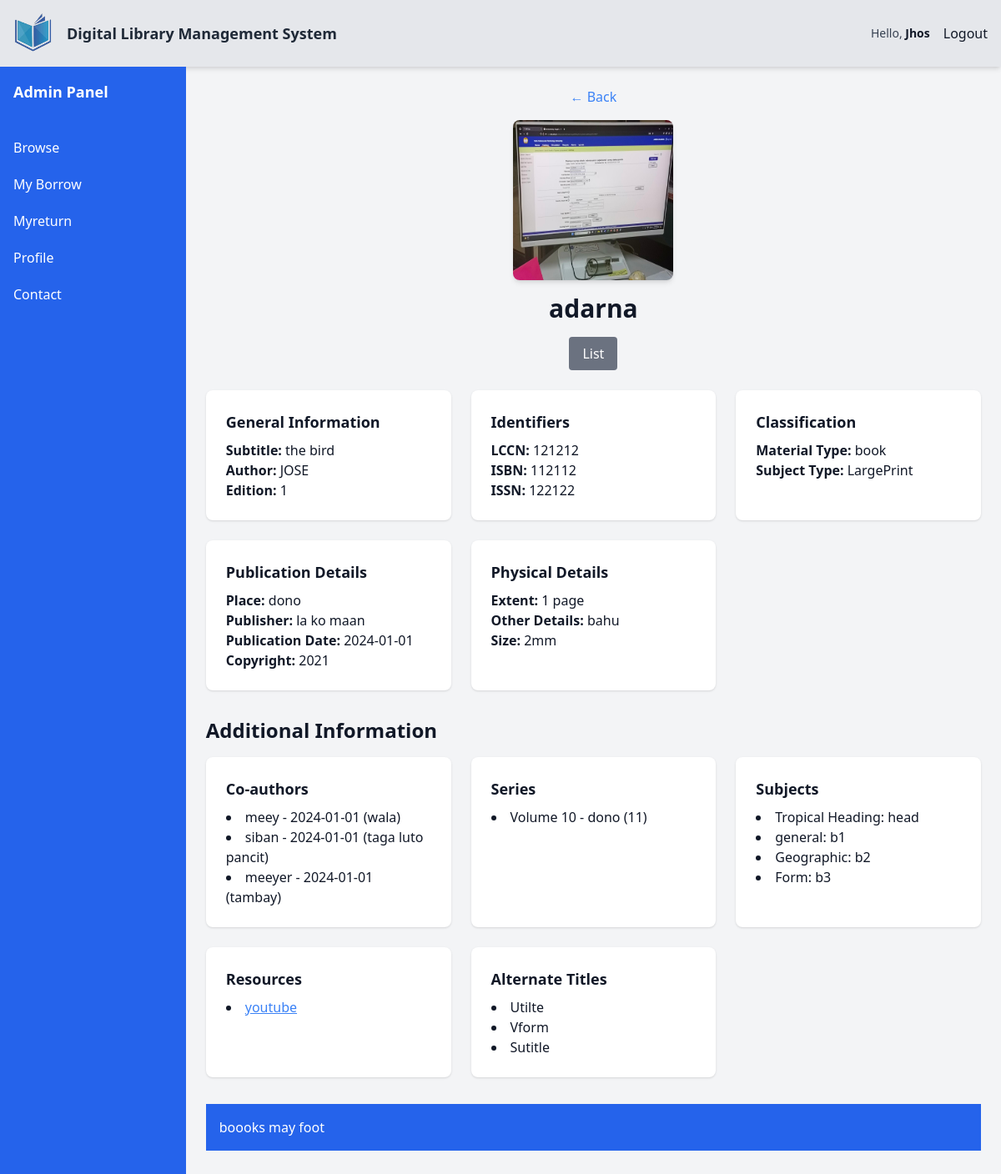
/dashboard/student/ViewBook.php?title=adarna+ (signed in), run on the app's committed database.
### tables this page shows
CREATE TABLE `users_info` (
  `IDno` varchar(11) NOT NULL,
  `Fname` varchar(50) DEFAULT NULL,
  `Sname` varchar(50) DEFAULT NULL,
  `Mname` varchar(50) DEFAULT NULL,
  `Ename` varchar(50) DEFAULT NULL,
  `gender` varchar(10) DEFAULT NULL,
  `photo` varchar(255) DEFAULT NULL
);

CREATE TABLE `book` (
  `id` int(11) NOT NULL,
  `B_title` varchar(255) NOT NULL,
  `subtitle` varchar(255) DEFAULT NULL,
  `author` varchar(255) DEFAULT NULL,
  `edition` varchar(255) DEFAULT NULL,
  `LCCN` varchar(255) DEFAULT NULL,
  `ISBN` varchar(255) DEFAULT NULL,
  `ISSN` varchar(255) DEFAULT NULL,
  `MT` varchar(255) DEFAULT NULL,
  `ST` varchar(255) DEFAULT NULL,
  `place` varchar(255) DEFAULT NULL,
  `publisher` varchar(255) DEFAULT NULL,
  `Pdate` date DEFAULT NULL,
  `copyright` varchar(255) DEFAULT NULL,
  `extent` varchar(255) DEFAULT NULL,
  `Odetail` text DEFAULT NULL,
  `size` varchar(255) DEFAULT NULL,
  `photo` varchar(255) DEFAULT NULL
);

CREATE TABLE `coauthor` (
  `id` int(11) NOT NULL,
  `B_title` varchar(255) NOT NULL,
  `Co_Name` varchar(255) DEFAULT NULL,
  `Co_Date` date DEFAULT NULL,
  `Co_Role` varchar(255) DEFAULT NULL
);

CREATE TABLE `series` (
  `id` int(11) NOT NULL,
  `B_title` varchar(255) NOT NULL,
  `title` varchar(255) DEFAULT NULL,
  `volume` int(11) DEFAULT NULL,
  `IL` varchar(255) DEFAULT NULL,
  `lexille` varchar(255) DEFAULT NULL,
  `F_and_P` varchar(255) DEFAULT NULL,
  `comments` text DEFAULT NULL
);

CREATE TABLE `subject` (
  `id` int(11) NOT NULL,
  `B_title` varchar(255) NOT NULL,
  `Sub_Head` varchar(255) DEFAULT NULL,
  `Sub_Head_input` varchar(255) DEFAULT NULL,
  `Sub_Body_1` text DEFAULT NULL,
  `Sub_input_1` text DEFAULT NULL,
  `Sub_Body_2` text DEFAULT NULL,
  `Sub_input_2` text DEFAULT NULL,
  `Sub_Body_3` text DEFAULT NULL,
  `Sub_input_3` text DEFAULT NULL
);

CREATE TABLE `resource` (
  `id` int(11) NOT NULL,
  `B_title` varchar(255) NOT NULL,
  `url` varchar(255) DEFAULT NULL,
  `Description` text DEFAULT NULL
);

CREATE TABLE `alternatetitle` (
  `id` int(11) NOT NULL,
  `B_title` varchar(255) NOT NULL,
  `UTitle` varchar(255) DEFAULT NULL,
  `VForm` varchar(255) DEFAULT NULL,
  `SUTitle` varchar(255) DEFAULT NULL
);

### dashboard/config.php (called while the page is built, shortened)
<?php
$db_host = 'localhost';
$db_username = 'root';
$db_password = '';
$db_name = 'dlms';
$conn = mysqli_connect($db_host, $db_username, $db_password, $db_name);
$idno = isset($_SESSION['admin']) ? $_SESSION['admin']['IDno'] :
       (isset($_SESSION['student']) ? $_SESSION['student']['IDno'] : $_SESSION['librarian']['IDno']);
$query = "SELECT * FROM users_info WHERE IDno = ?";
$stmt = $conn->prepare($query);
$stmt->bind_param("s", $idno);
$stmt->execute();
$result = $stmt->get_result();
$userData = $result->fetch_assoc();
?>

### dashboard/student/ViewBook.php (the view, shortened to what this page needs)
<?php
include '../config.php';
$title = $_GET['title'] ?? '';
if ($title) {
    $sql = "SELECT * FROM Book WHERE B_title = ?";
    $stmt = $conn->prepare($sql);
    $stmt->bind_param("s", $title);
    if ($stmt->execute()) {
        $result = $stmt->get_result();
        if ($result->num_rows === 0) {
            $message = "No book found with that title.";
            $message_type = "error";
        } else {
            $book = $result->fetch_assoc();
            function fetch_related_data($conn, $query, $title) {
                $stmt = $conn->prepare($query);
                $stmt->bind_param("s", $title);
                $stmt->execute();
                return $stmt->get_result();
            }
            $coAuthorsResult = fetch_related_data($conn, "SELECT * FROM CoAuthor WHERE B_title = ?", $title);
            $seriesResult = fetch_related_data($conn, "SELECT * FROM Series WHERE B_title = ?", $title);
            $subjectsResult = fetch_related_data($conn, "SELECT * FROM Subject WHERE B_title = ?", $title);
            $resourcesResult = fetch_related_data($conn, "SELECT * FROM Resource WHERE B_title = ?", $title);
            $alternateTitlesResult = fetch_related_data($conn, "SELECT * FROM AlternateTitle WHERE B_title = ?", $title);
        }
    } else {
        $message = "Error executing query: " . $stmt->error;
        $message_type = "error";
    }
} else {
    $message = "No book title provided.";
    $message_type = "error";
}
?>
<!DOCTYPE html>
<html lang="en">
<head>
    <script src="https://cdn.tailwindcss.com"></script>
</head>
<body class="bg-gray-100 text-gray-900 flex flex-col min-h-screen">
    <?php include 'include/header.php'; ?>
    <main class="flex-grow flex">
        <?php include 'include/sidebar.php'; ?>
        <div class="flex-grow p-6">
            <?php if (isset($book)): ?>
            <div class="text-center mb-6">
                <a href="index.php" class="inline-block text-blue-500 hover:underline mb-4">&larr; Back</a>
                <?php if ($book['photo']): ?>
                <img src="../../pic/Book/<?php echo htmlspecialchars($book['photo']); ?>" alt="Book Photo"
                    class="w-48 h-48 mx-auto rounded-lg shadow-md">
                <?php endif; ?>
                <h2 class="text-3xl font-semibold mt-4">
                    <?php echo htmlspecialchars($book['B_title']); ?>
                </h2>
                <div class="flex justify-center gap-4 mt-4">
                    <a href="BookList.php?title=<?php echo urlencode($book['B_title']); ?>"
                        class="bg-gray-500 text-white px-4 py-2 rounded hover:bg-gray-600">List</a>
                </div>
            </div>
            <div class="grid grid-cols-1 sm:grid-cols-2 lg:grid-cols-3 gap-6">
                <div class="bg-white p-6 rounded-lg shadow">
                    <h3 class="text-lg font-semibold mb-2">General Information</h3>
                    <p><strong>Subtitle:</strong> <?php echo htmlspecialchars($book['subtitle']); ?></p>
                    <p><strong>Author:</strong> <?php echo htmlspecialchars($book['author']); ?></p>
                    <p><strong>Edition:</strong> <?php echo htmlspecialchars($book['edition']); ?></p>
                </div>
                <div class="bg-white p-6 rounded-lg shadow">
                    <h3 class="text-lg font-semibold mb-2">Identifiers</h3>
                    <p><strong>LCCN:</strong> <?php echo htmlspecialchars($book['LCCN']); ?></p>
                    <p><strong>ISBN:</strong> <?php echo htmlspecialchars($book['ISBN']); ?></p>
                    <p><strong>ISSN:</strong> <?php echo htmlspecialchars($book['ISSN']); ?></p>
                </div>
                <div class="bg-white p-6 rounded-lg shadow">
                    <h3 class="text-lg font-semibold mb-2">Classification</h3>
                    <p><strong>Material Type:</strong> <?php echo htmlspecialchars($book['MT']); ?></p>
                    <p><strong>Subject Type:</strong> <?php echo htmlspecialchars($book['ST']); ?></p>
                </div>
                <div class="bg-white p-6 rounded-lg shadow">
                    <h3 class="text-lg font-semibold mb-2">Publication Details</h3>
                    <p><strong>Place:</strong> <?php echo htmlspecialchars($book['place']); ?></p>
                    <p><strong>Publisher:</strong> <?php echo htmlspecialchars($book['publisher']); ?></p>
                    <p><strong>Publication Date:</strong> <?php echo htmlspecialchars($book['Pdate']); ?></p>
                    <p><strong>Copyright:</strong> <?php echo htmlspecialchars($book['copyright']); ?></p>
                </div>
                <div class="bg-white p-6 rounded-lg shadow">
                    <h3 class="text-lg font-semibold mb-2">Physical Details</h3>
                    <p><strong>Extent:</strong> <?php echo htmlspecialchars($book['extent']); ?></p>
                    <p><strong>Other Details:</strong> <?php echo htmlspecialchars($book['Odetail']); ?></p>
                    <p><strong>Size:</strong> <?php echo htmlspecialchars($book['size']); ?></p>
                </div>
            </div>
            <div class="mt-8">
                <h3 class="text-2xl font-semibold mb-4">Additional Information</h3>
                <div class="grid grid-cols-1 sm:grid-cols-2 lg:grid-cols-3 gap-6">
                    <div class="bg-white p-6 rounded-lg shadow">
                        <h4 class="text-lg font-semibold mb-2">Co-authors</h4>
                        <?php if ($coAuthorsResult->num_rows > 0): ?>
                        <ul class="list-disc list-inside">
                            <?php while ($row = $coAuthorsResult->fetch_assoc()): ?>
                            <li>
                                <?php echo htmlspecialchars($row['Co_Name']) . " - " . htmlspecialchars($row['Co_Date']) . " (" . htmlspecialchars($row['Co_Role']) . ")"; ?>
                            </li>
                            <?php endwhile; ?>
                        </ul>
                        <?php else: ?>
                        <p>No co-authors available.</p>
                        <?php endif; ?>
                    </div>
                    <div class="bg-white p-6 rounded-lg shadow">
                        <h4 class="text-lg font-semibold mb-2">Series</h4>
                        <?php if ($seriesResult->num_rows > 0): ?>
                        <ul class="list-disc list-inside">
                            <?php while ($row = $seriesResult->fetch_assoc()): ?>
                            <li>Volume <?php echo htmlspecialchars($row['volume']); ?> - <?php echo htmlspecialchars($row['IL']); ?> (<?php echo htmlspecialchars($row['F_and_P']); ?>)</li>
                            <?php endwhile; ?>
                        </ul>
                        <?php else: ?>
                        <p>No series information available.</p>
                        <?php endif; ?>
                    </div>
                    <div class="bg-white p-6 rounded-lg shadow">
                        <h4 class="text-lg font-semibold mb-2">Subjects</h4>
                        <?php if ($subjectsResult->num_rows > 0): ?>
                        <ul class="list-disc list-inside">
                            <?php while ($row = $subjectsResult->fetch_assoc()): ?>
                            <li><?php echo htmlspecialchars($row['Sub_Head']) . ": " . htmlspecialchars($row['Sub_Head_input']); ?></li>
                            <li><?php echo htmlspecialchars($row['Sub_Body_1']) . ": " . htmlspecialchars($row['Sub_input_1']); ?></li>
                            <li><?php echo htmlspecialchars($row['Sub_Body_2']) . ": " . htmlspecialchars($row['Sub_input_2']); ?></li>
                            <li><?php echo htmlspecialchars($row['Sub_Body_3']) . ": " . htmlspecialchars($row['Sub_input_3']); ?></li>
                            <?php endwhile; ?>
                        </ul>
                        <?php else: ?>
                        <p>No subjects information available.</p>
                        <?php endif; ?>
                    </div>
                    <div class="bg-white p-6 rounded-lg shadow">
                        <h4 class="text-lg font-semibold mb-2">Resources</h4>
                        <?php if ($resourcesResult->num_rows > 0): ?>
                        <ul class="list-disc list-inside">
                            <?php while ($row = $resourcesResult->fetch_assoc()): ?>
                            <li><a href="<?php echo htmlspecialchars($row['url']); ?>" class="text-blue-500 underline" target="_blank"><?php echo htmlspecialchars($row['Description']); ?></a></li>
                            <?php endwhile; ?>
                        </ul>
                        <?php else: ?>
                        <p>No resources available.</p>
                        <?php endif; ?>
                    </div>
                    <div class="bg-white p-6 rounded-lg shadow">
                        <h4 class="text-lg font-semibold mb-2">Alternate Titles</h4>
                        <?php if ($alternateTitlesResult->num_rows > 0): ?>
                        <ul class="list-disc list-inside">
                            <?php while ($row = $alternateTitlesResult->fetch_assoc()): ?>
                            <li><?php echo htmlspecialchars($row['UTitle']); ?></li>
                            <li><?php echo htmlspecialchars($row['VForm']); ?></li>
                            <li><?php echo htmlspecialchars($row['SUTitle']); ?></li>
                            <?php endwhile; ?>
                        </ul>
                        <?php else: ?>
                        <p>No alternate titles available.</p>
                        <?php endif; ?>
                    </div>
                </div>
            </div>
            <?php endif; ?>
            <footer class="bg-blue-600 text-white p-4 mt-8">
                <?php include 'include/footer.php'; ?>
            </footer>
        </div>
    </main>
</body>
</html>

### dashboard/student/include/header.php (shortened to what this page needs)
<div class="flex items-center justify-between bg-gray-200 p-4 shadow-md">
    <div class="flex items-center">
        <a href="#">
            <img src="../../Registration/pic/logo wu.png" alt="Logo" class="h-12 w-12 mr-4">
        </a>
        <strong class="text-lg font-semibold text-gray-800">
            Digital Library Management System
        </strong>
    </div>
    <div class="flex items-center space-x-4">
        <?php if ($userData): ?>
            <span class="text-sm text-gray-700 font-medium">Hello,
                <a href="student.php"><strong class="text-gray-900"><?php echo htmlspecialchars($userData['Fname']); ?></a></strong>
            </span>
        <?php else: ?>
            <span class="text-sm text-gray-700 font-medium">Hello, <strong class="text-gray-900">Guest</strong></span>
        <?php endif; ?>
        <label for=""><a href="../logout.php" id="logoutBtn"> Logout</a></label>
    </div>
</div>

### data on the page
users_info: Fname "Jhos"
book: photo (picture), B_title "adarna", subtitle "the bird", author "JOSE", edition "1", LCCN "121212", ISBN "112112", ISSN "122122", MT "book", ST "LargePrint", place "dono", publisher "la ko maan", Pdate "2024-01-01", copyright "2021", extent "1 page", Odetail "bahu", size "2mm"
coauthor: Co_Name "meey", Co_Date "2024-01-01", Co_Role "wala"
coauthor: Co_Name "siban", Co_Date "2024-01-01", Co_Role "taga luto pancit"
coauthor: Co_Name "meeyer", Co_Date "2024-01-01", Co_Role "tambay"
series: volume "10", IL "dono", F_and_P "11"
subject: Sub_Head "Tropical Heading", Sub_Head_input "head", Sub_Body_1 "general", Sub_input_1 "b1", Sub_Body_2 "Geographic", Sub_input_2 "b2", Sub_Body_3 "Form", Sub_input_3 "b3"
resource: Description "youtube"
alternatetitle: UTitle "Utilte", VForm "Vform", SUTitle "Sutitle"
